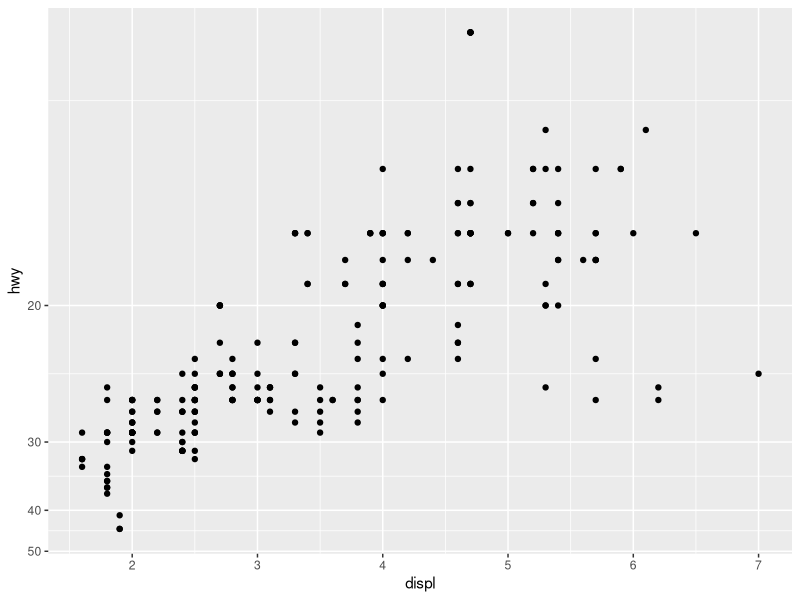
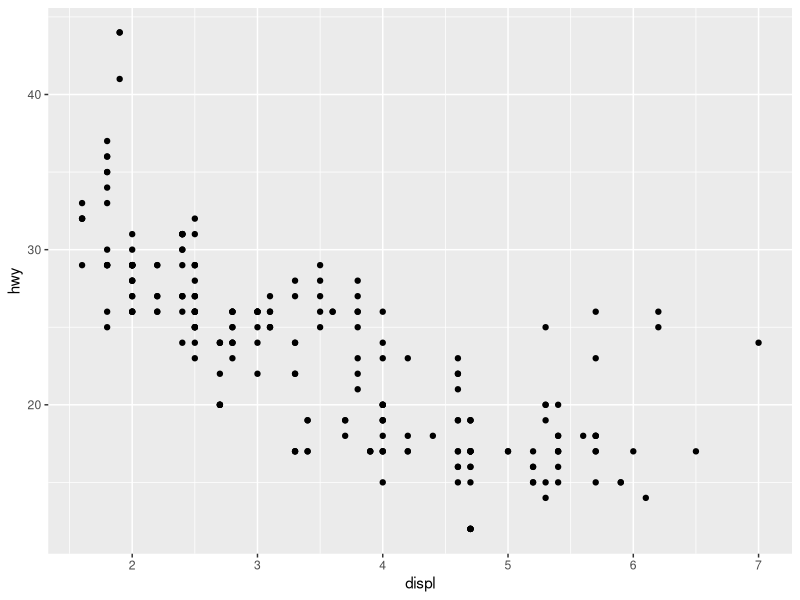
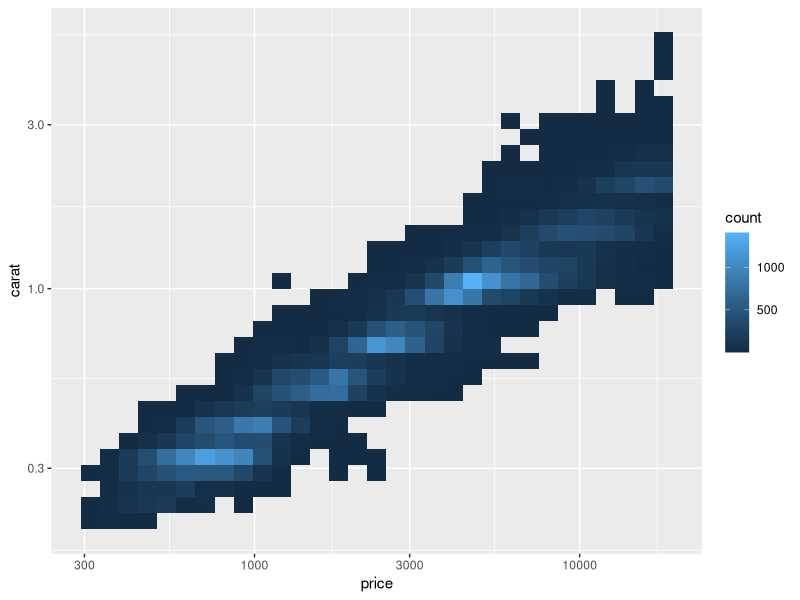
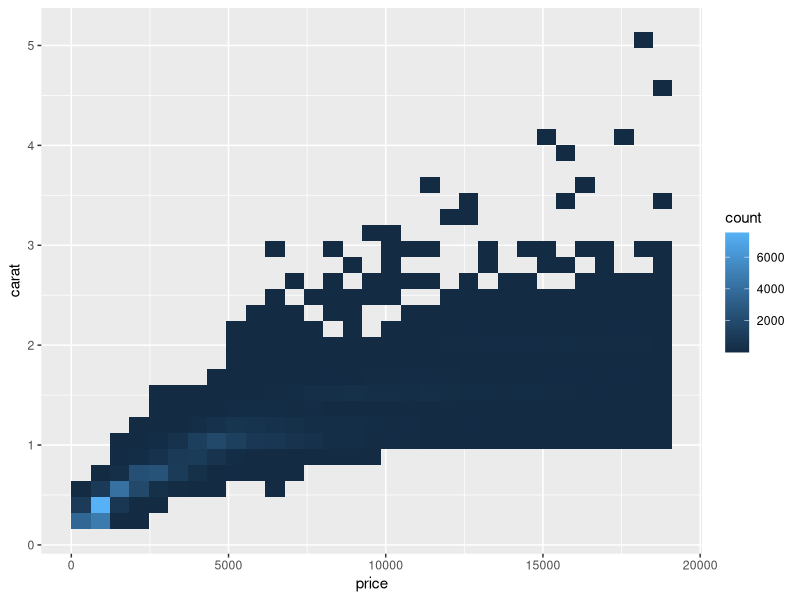
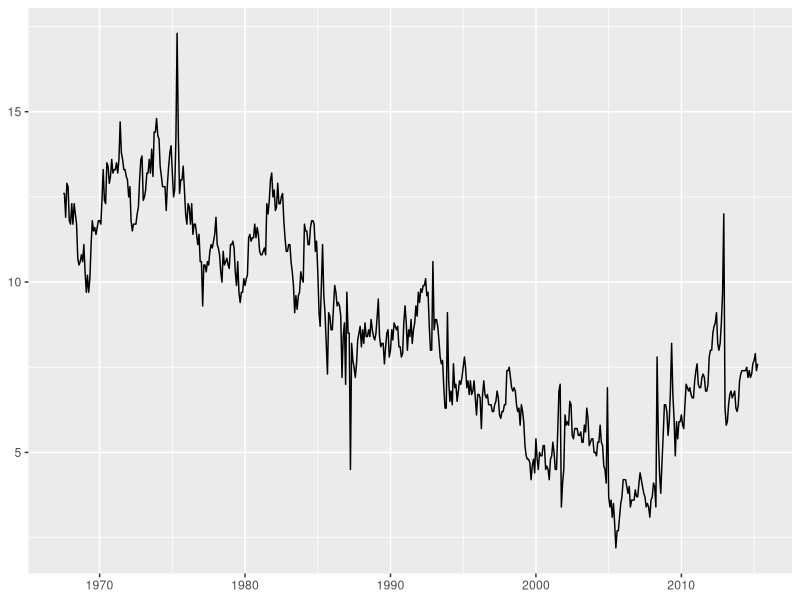
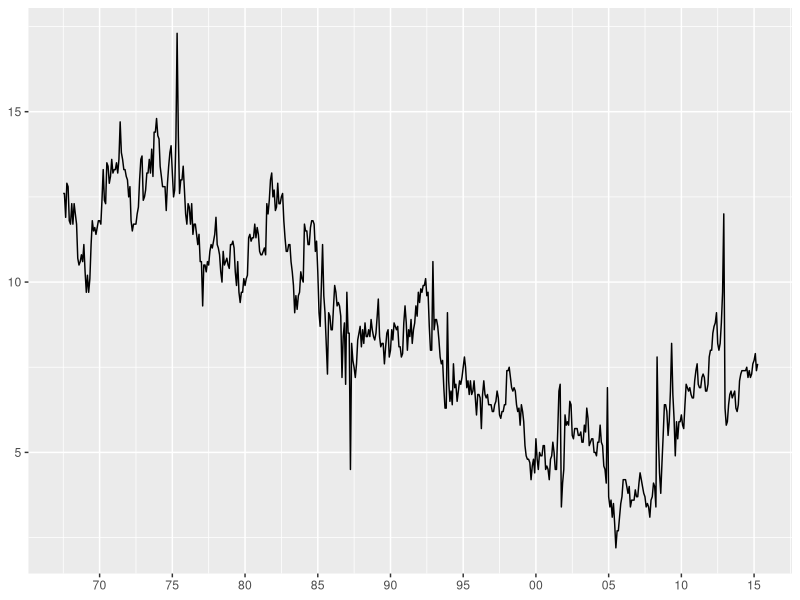
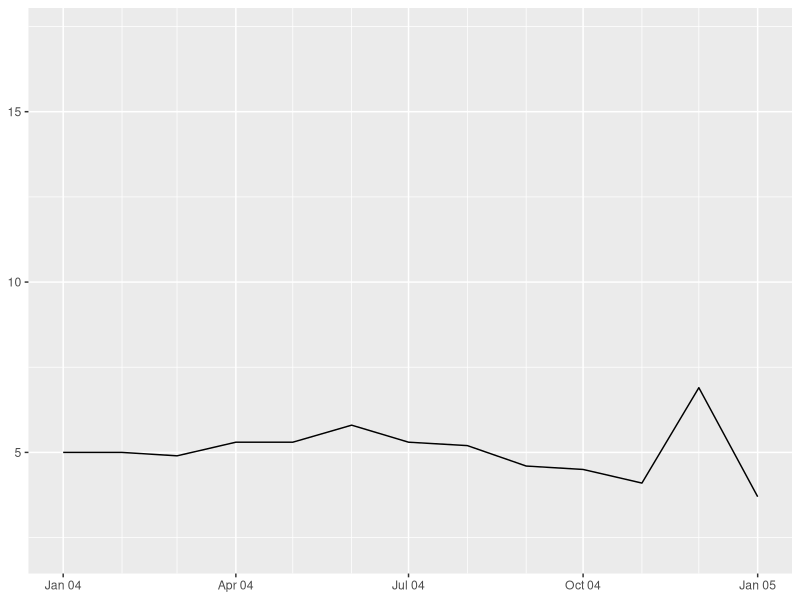
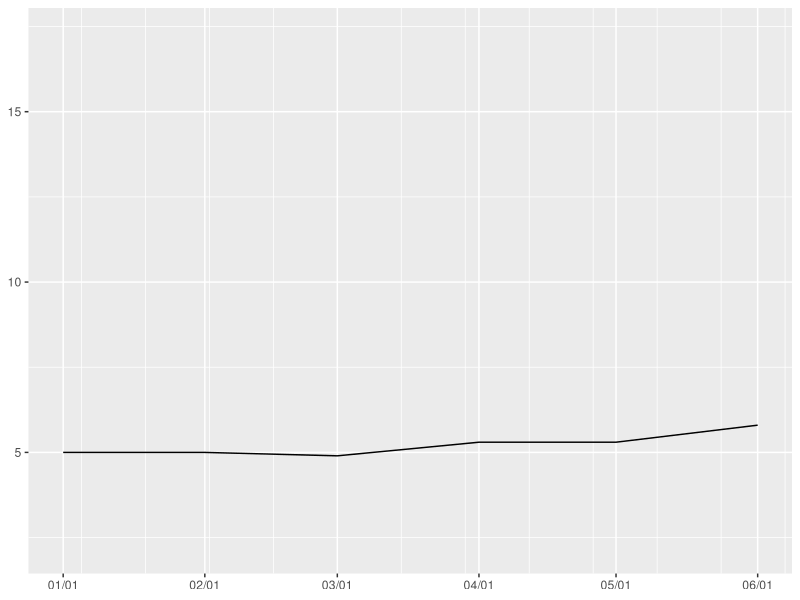

The R source for these figures, in order:

# -------------------------------------------------------------------------

          # Scales Toolbox # 

# -------------------------------------------------------------------------

# Scales can be divided roughly into four
# families:
#   • Continuous position scales used to map integer, numeric, and date/time
# data to x and y position.
# • Colour scales, used to map continuous and discrete data to colours.
# • Manual scales, used to map discrete variables to your choice of size, line
# type, shape or colour.
# • The identity scale, paradoxically used to plot variables without scaling
# them. This is useful if your data is already a vector of colour names.

# -------------------------------------------------------------------------

          # Continuous Position Scales # 

# -------------------------------------------------------------------------

# Every plot has two position scales, x and y. The most common continu-
# ous position scales are scale_x_continuous() and scale_y_continuous() , which
# linearly map data to the x and y axis. The most interesting variations are
# produced using transformations. Every continuous scale takes a trans argu-
#   ment, allowing the use of a variety of transformations:

# -------------------------------------------------------------------------

library(ggplot2)

# -------------------------------------------------------------------------

# Convert from fuel economy to fuel consumption
ggplot(mpg, aes(displ, hwy)) +
  geom_point() +
  scale_y_continuous(trans = "reciprocal")
# compare it to 
ggplot(mpg, aes(displ, hwy)) +
  geom_point()


# -------------------------------------------------------------------------

# Log transform x and y axes
ggplot(diamonds, aes(price, carat)) +
  geom_bin2d() +
  scale_x_continuous(trans = "log10") +
  scale_y_continuous(trans = "log10")

ggplot(diamonds, aes(price, carat)) +
  geom_bin2d() 

# -------------------------------------------------------------------------
# 
# Date and date/time data are continuous variables with special labels. gg-
#   plot2 works with Date (for dates) and POSIXct (for date/times) classes: if your
# dates are in a different format you will need to convert them with as.Date()
# or as.POSIXct() .
# scale_x_date() and scale_x_datetime() work similarly to
# scale_x_continuous() but have special date breaks and date labels arguments
# that work in date-friendly units:

# • date breaks and date minor breaks() allows you to position breaks by date
# units (years, months, weeks, days, hours, minutes, and seconds). For ex-
#   ample, date breaks = "2 weeks" will place a major tick mark every two
# weeks.
# • date labels controls the display of the labels using the same formatting
# strings as in strptime() and format() :
# -------------------------------------------------------------------------

base <- ggplot(economics, aes(date, psavert)) +
  geom_line(na.rm = TRUE) +
  labs(x = NULL, y = NULL)

base # Default breaks and labels

base + scale_x_date(date_labels ="%y", date_breaks = "5 years") 


# -------------------------------------------------------------------------

base + scale_x_date(
  limits = as.Date(c("2004-01-01", "2005-01-01")),
  date_labels = "%b %y",
  date_minor_breaks = "1 month"
)


# -------------------------------------------------------------------------

base + scale_x_date(
  limits = as.Date(c("2004-01-01", "2004-06-01")),
  date_labels = "%m/%d",
  date_minor_breaks = "2 weeks"
)
